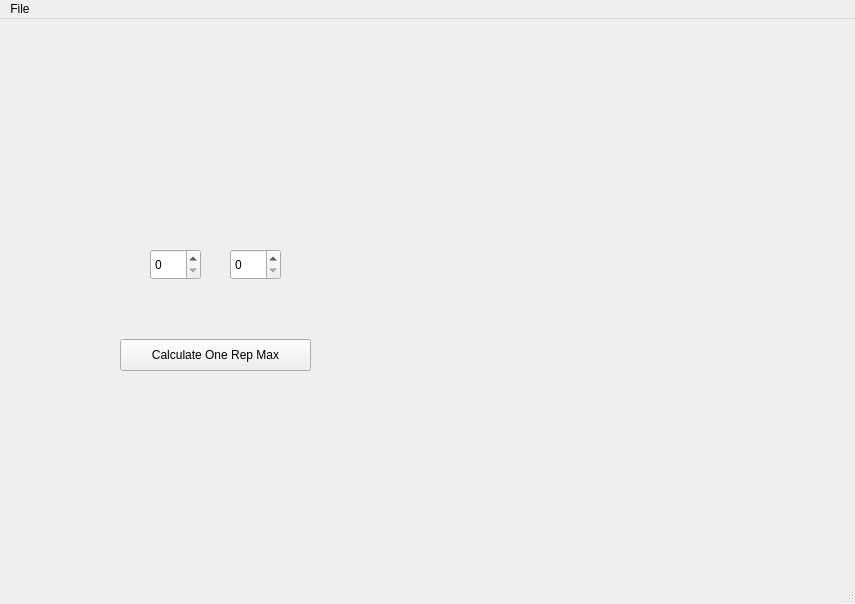
<?xml version="1.0" encoding="UTF-8"?>
<ui version="4.0">
 <class>MainWindow</class>
 <widget class="QMainWindow" name="MainWindow">
  <property name="geometry">
   <rect>
    <x>0</x>
    <y>0</y>
    <width>855</width>
    <height>604</height>
   </rect>
  </property>
  <property name="windowTitle">
   <string>MainWindow</string>
  </property>
  <widget class="QWidget" name="centralwidget">
   <widget class="QSpinBox" name="reps_box">
    <property name="geometry">
     <rect>
      <x>150</x>
      <y>230</y>
      <width>51</width>
      <height>31</height>
     </rect>
    </property>
   </widget>
   <widget class="QLabel" name="one_rep_label">
    <property name="geometry">
     <rect>
      <x>160</x>
      <y>270</y>
      <width>101</width>
      <height>31</height>
     </rect>
    </property>
    <property name="text">
     <string/>
    </property>
   </widget>
   <widget class="QPushButton" name="one_rep_calc_button">
    <property name="geometry">
     <rect>
      <x>120</x>
      <y>320</y>
      <width>191</width>
      <height>32</height>
     </rect>
    </property>
    <property name="text">
     <string>Calculate One Rep Max</string>
    </property>
   </widget>
   <widget class="QSpinBox" name="weight_box">
    <property name="geometry">
     <rect>
      <x>230</x>
      <y>230</y>
      <width>51</width>
      <height>31</height>
     </rect>
    </property>
   </widget>
  </widget>
  <widget class="QMenuBar" name="menubar">
   <property name="geometry">
    <rect>
     <x>0</x>
     <y>0</y>
     <width>855</width>
     <height>22</height>
    </rect>
   </property>
   <widget class="QMenu" name="menuDick">
    <property name="title">
     <string>File</string>
    </property>
   </widget>
   <addaction name="menuDick"/>
  </widget>
  <widget class="QStatusBar" name="statusbar"/>
 </widget>
 <resources/>
 <connections/>
</ui>
